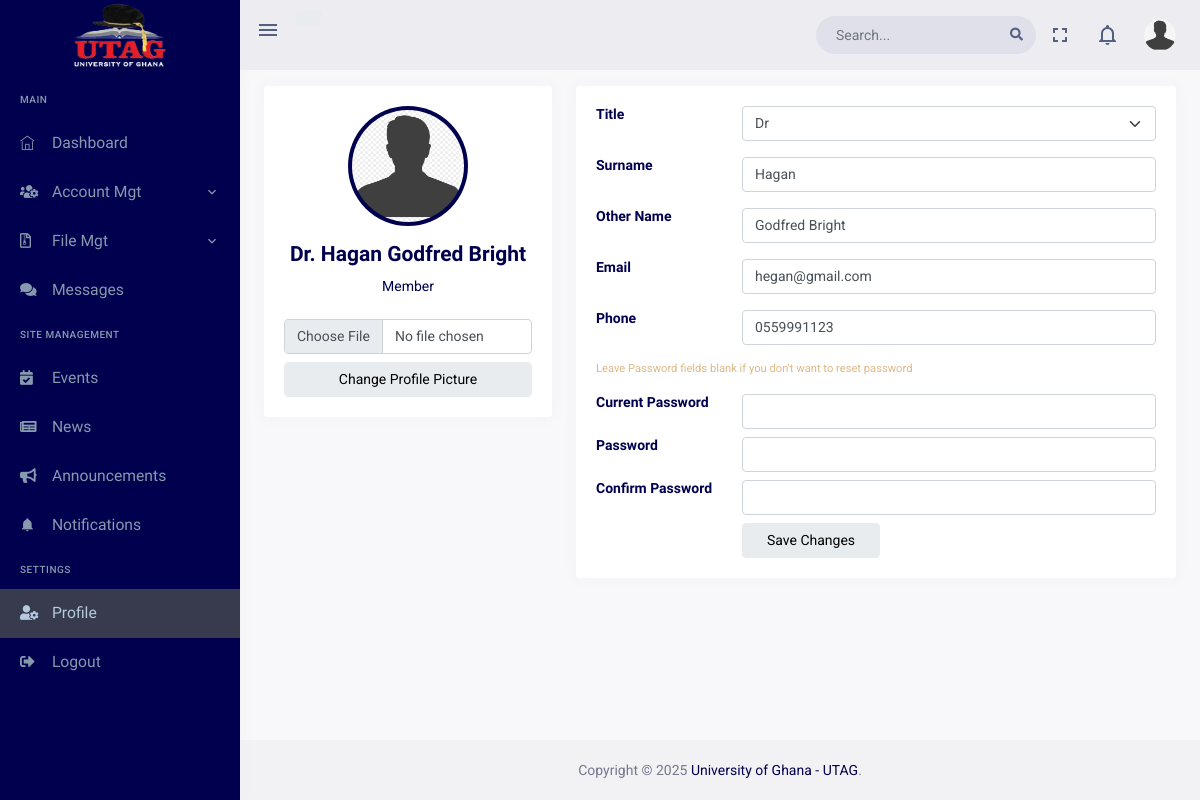
The app's page /dashboard/profile (signed in) with its own data.
### accounts/models.py (models this page shows, shortened)
class User(AbstractBaseUser, PermissionsMixin):
    TITLE_CHOICES = (
        ('Prof.', 'Prof.'),
        ("Prof. (Mrs.)", "Prof. (Mrs.)"),
        ('Dr.', 'Dr.'),
        ("Dr. (Alhaji)", "Dr. (Alhaji)"),
        ('Mr.', 'Mr.'),
        ('Mrs.', 'Mrs.'),
    )
    GENDER_CHOICES = (
        ('Male', 'Male'),
        ('Female', 'Female')
    )
    EXECUTIVE_POSITION_CHOICES = (
        ('President', 'President'),
        ('Vice President', 'Vice President'),
        ('Secretary', 'Secretary'),
        ('Treasurer', 'Treasurer'),
        ("Women's Executive Officer", "Women's Executive Officer"),
        ('Past President', 'Past President'),
        ('CBAS Rep', 'CBAS Rep'),
        ('College of Humanities Rep', 'College of Humanities Rep'),
        ('College of Health Rep', 'College of Health Rep'),
        ("College of Education Rep", "College of Education Rep"),
    )
    staff_id = models.CharField(max_length=20, unique=True, blank=True, null=True)
    title = models.CharField(max_length=15, choices=TITLE_CHOICES)
    other_name = models.CharField(max_length=30)
    surname = models.CharField(max_length=30)
    gender = models.CharField(max_length=10, choices=GENDER_CHOICES)
    profile_pic = models.ImageField(upload_to='profile_pictures/', blank=True, null=True)
    email = models.EmailField(unique=True)
    email_sent = models.BooleanField(default=False)
    phone_number = models.CharField(max_length=15, blank=True, null=True)
    school = models.ForeignKey(School, on_delete=models.SET_NULL, null=True, blank=True, related_name='users')
    college = models.ForeignKey(College, on_delete=models.SET_NULL, null=True, blank=True, related_name='users')
    department = models.ForeignKey(Department, on_delete=models.SET_NULL, null=True, blank=True, related_name='users')
    created_from_dashboard = models.BooleanField(default=False)
    created_by = models.ForeignKey('self', on_delete=models.CASCADE, blank=True, null=True)
    is_bulk_creation = models.BooleanField(default=False)
    created_at = models.DateTimeField(auto_now_add=True)
    updated_at = models.DateTimeField(auto_now=True)
    is_staff = models.BooleanField(default=False)
    is_superuser = models.BooleanField(default=False)
    executive_image = models.ImageField(upload_to='executive_images/', blank=True, null=True)
    executive_position = models.CharField(max_length=30, choices=EXECUTIVE_POSITION_CHOICES, blank=True, null=True)
    fb_profile_url = models.URLField(blank=True, null=True)
    twitter_profile_url = models.URLField(blank=True, null=True)
    linkedin_profile_url = models.URLField(blank=True, null=True)
    date_appointed = models.DateField(null=True, blank=True)
    date_ended = models.DateField(null=True, blank=True) # 2 years after appointment
    executive_terms = models.PositiveSmallIntegerField(default=1)
    is_active_executive = models.BooleanField(default=False)
    objects = UserManager()
    USERNAME_FIELD = 'email'
    REQUIRED_FIELDS = ['title', 'other_name', 'surname', 'gender']
    def get_full_name(self):
        return f'{self.title} {self.surname} {self.other_name}'
    def is_admin(self):
        return self.groups.filter(name='Admin').exists() or self.is_superuser
    def is_secretary(self):
        return self.groups.filter(name='Secretary').exists()
    class Meta:
        permissions = [
        ('view_dashboard', 'Can view dashboard'),
        ('add_admin', 'Can add admin'),
        ('change_admin', 'Can change admin'),
        ('delete_admin', 'Can delete admin'),
        ('view_admin', 'Can view admin'),
        ('add_executive', 'Can add executive'),
        ('change_executive', 'Can change executive'),
        ('delete_executive', 'Can delete executive'),
        ('view_executive', 'Can view executive'),
        ('add_member', 'Can add member'),
        ('change_member', 'Can change member'),
        ('delete_member', 'Can delete member'),
        ('view_member', 'Can view member'),
        ]

### dashboard/views/profile.py (the view, shortened to what this page needs)
# urls.py: path('profile',views.ProfileView.as_view(), name='profile'),
class ProfileView(View):
    template_name = 'dashboard_pages/profile.html'
    @method_decorator(MustLogin)
    def get(self,request):
        if request.user.is_admin:
            new_announcements = Announcement.objects.filter(status='PUBLISHED').order_by('-created_at')[:3]
            announcement_count = Announcement.objects.filter(status='PUBLISHED').count()
        elif request.user.is_secretary or request.user.is_executive:
            announcement_count = Announcement.objects.filter(status='PUBLISHED').exclude(target_groups__name='Member').count()
            new_announcements = Announcement.objects.filter(status='PUBLISHED').exclude(target_groups__name='Member').order_by('-created_at')[:3]
        elif request.user.is_member:
            announcement_count = Announcement.objects.filter(status='PUBLISHED').exclude(target_groups__name='Executive').count()
            new_announcements = Announcement.objects.filter(status='PUBLISHED').exclude(target_groups__name='Executive').order_by('-created_at')[:3]
        context = {
            'new_announcements' : new_announcements,
            'announcement_count' : announcement_count
        }
        return render(request, self.template_name, context)

### dashboard/templates/dashboard_pages/profile.html (shortened to what this page needs)
{% extends "base/dashboard_base.html" %}
{% load static %}
{% block content %}
<div class="page-content">
    <div class="container-fluid">
        <div class="row">
            <div class="col-lg-4 mt-3">
                <div class="card">
                    <div class="card-body">
                        <div class="d-flex flex-column align-items-center text-center">
                            <img src="{% if request.user.profile_pic %} {{request.user.get_profile_pic_url}} {% else %} {% static 'dashboard/assets/images/users/profile.png' %} {% endif %}" alt="Admin" class="rounded-circle p-1 bg-primary" width="120" height="120">
                            <div class="mt-3">
                                <h4>{{request.user.get_full_name}}</h4>
                                <p class="mb-1">{% if request.user.is_superuser or request.user.is_admin %} Admin {% elif request.user.is_secretary %} Secretary {% else %} Member{% endif %}  </p>
                            </div>
                        </div>
                        <div class="d-flex flex-column align-items-center text-center">
                            <div class="mt-3">
                              <form action="{% url 'dashboard:update_profile_pic' %}" method="POST" enctype="multipart/form-data">
                                <input type="file" name="profile_picture" class="form-control" />
                                <input type="submit" class="btn btn-light px-4 mt-2 form-control" value="Change Profile Picture" />
                              </form>
                            </div>
                        </div>
                    </div>
                </div>
            </div>
            <div class="col-lg-8 mt-3">
                <div class="card">
                    <div class="card-body">
                    <form action="" method="POST">
                        <div class="row mb-3">
                            <div class="col-sm-3">
                                <h6 class="mb-0">Title</h6>
                            </div>
                            <div class="col-sm-9">
                                <select class="form-select" name="title">
                                    <option value="Dr." {% if request.user.title == 'Dr.' %}selected{% endif %}>Dr</option>
                                </select>
                            </div>
                        </div>
                        <div class="row mb-3">
                            <div class="col-sm-3">
                                <h6 class="mb-0">Surname</h6>
                            </div>
                            <div class="col-sm-9">
                                <input type="text" class="form-control" name="surname" value="{{request.user.surname}}" />
                            </div>
                        </div>
                        <div class="row mb-3">
                            <div class="col-sm-3">
                                <h6 class="mb-0">Other Name</h6>
                            </div>
                            <div class="col-sm-9">
                                <input type="text" class="form-control" name="other_name" value="{{ request.user.other_name|default_if_none:'' }}" />
                            </div>
                        </div>
                        <div class="row mb-3">
                            <div class="col-sm-3">
                                <h6 class="mb-0">Email</h6>
                            </div>
                            <div class="col-sm-9">
                                <input type="email" class="form-control" name="email" value="{{request.user.email}}" disabled/>
                            </div>
                        </div>
                        <div class="row mb-3">
                            <div class="col-sm-3">
                                <h6 class="mb-0">Phone</h6>
                            </div>
                            <div class="col-sm-9">
                                <input type="text" class="form-control" name="phone" value="{{request.user.phone_number}}" />
                            </div>
                        </div>
                        <div class="row mb-3">
                            <small style="color: burlywood;">Leave Password fields blank if you don't want to reset password</small>
                        </div>
                        {% if not request.user.is_superuser or not request.user.is_admin %}
                        <div class="row mb-2">
                            <div class="col-sm-3">
                                <h6 class="mb-0">Current Password</h6>
                            </div>
                            <div class="col-sm-9">
                                <input type="password" class="form-control" name="current_password"/>
                            </div>
                        </div>
                        {% endif %}
                        <div class="row mb-2">
                            <div class="col-sm-3">
                                <h6 class="mb-0">Password</h6>
                            </div>
                            <div class="col-sm-9">
                                <input type="password" class="form-control" name="password"/>
                            </div>
                        </div>
                        <div class="row mb-2">
                            <div class="col-sm-3">
                                <h6 class="mb-0">Confirm Password</h6>
                            </div>
                            <div class="col-sm-9">
                                <input type="password" class="form-control" name="confirm_password"/>
                            </div>
                        </div>
                        <div class="row">
                            <div class="col-sm-3"></div>
                            <div class="col-sm-9">
                                <input type="submit" class="btn btn-light px-4" value="Save Changes" />
                            </div>
                        </div>
                    </form>
                    </div>
                </div>
            </div>
    </div>
</div>
{% endblock content %}

### records on screen
User: user.get_full_name "Dr. Hagan Godfred Bright", title "Dr", surname "Hagan", other_name "Godfred Bright", email "hegan@gmail.com", phone "0559991123"
